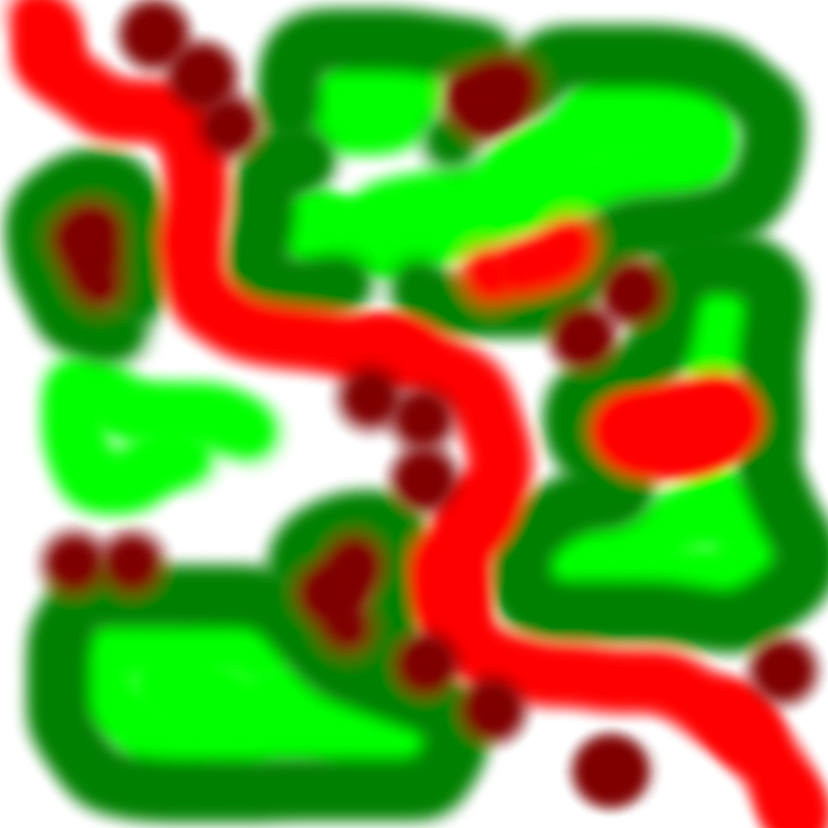
#> input picture img/bigGolfSpeed.png, 828 x 828 px
$ python golfScanPOMCP.py
#> lines starting #> are read from the running program, lines starting #| are printed output that depends on the picture
### ToyExperiments/golfHuman/golfScanSpec.py
import numpy as np
from copy import deepcopy
import sys
import matplotlib.pyplot as plt
sys.path.append("../src");
from PIL import Image


numActs= 4;
numObs = 2;
gamma = .95;
maxTime = 2;
maxDepth = 15;
c=1;
maxTreeQueries = 10000;
problemName = 'GolfScan'
agentSpeed = 50;
targetMaxSpeed = 15;
targetNoise = 5;
allSketches = [];
availability = 0.95;
accuracy = .95;


bounds = [828-1,828-1];

speedMap = None;
useMap = None;

def initialize(ava,acc):
	speedImg = Image.open('../../img/bigGolfSpeed.png');
	speedImg = np.asarray(speedImg,dtype=np.int32);

	global speedMap
	global useMap

	speedMap = ((speedImg[:,:,1] - .5*speedImg[:,:,0])/255 + 1.05);

	speedMap = np.flip(speedMap,0);
	speedMap = np.transpose(speedMap)
	useMap = np.ones(shape=speedMap.shape);
	global allSketches
	allSketches = [];

	global numActs
	global numObs
	numActs = 4;
	numObs = 2;

	global availability
	global accuracy
	availability = ava;
	accuracy = acc;


	# plt.imshow(speedMap,origin='lower');
	# plt.show();


# [88 lines left out: functions addSketch, generate_s, not called in this run]


def dist(s):
	return np.sqrt((s[0]-s[2])**2 + (s[1]-s[3])**2);

# [141 lines left out: functions generate_r, generate_o, estimate_value, rollout, not called in this run]


def isTerminal(s,act):
	return False;


def distance(a,b):
	return np.sqrt((a[0]-b[0])**2 + (a[1]-b[1])**2)

def dist(s):
	return np.sqrt((s[0]-s[2])**2 + (s[1]-s[3])**2);

# [79 lines left out: function obs_weight, not called in this run]


# [12 lines that do not run on import are left out]

### ToyExperiments/golfHuman/golfScanPOMCP.py
import warnings
warnings.simplefilter("ignore")

import sys
sys.path.append('../../src');
from treeNode import Node
import numpy as np;
#from testProblemSpec import *;
from golfScanSpec import *;
import matplotlib.pyplot as plt

import cProfile
import time;
#from gaussianMixtures import GM,Gaussian
#from softmaxModels import Softmax;
from copy import deepcopy
import random
import time
from PIL import Image
from matplotlib.patches import Circle

class POMCP:

	def __init__(self):
	 	pass;


	# [150 lines left out: functions simulate, resampleNode, search, propogateAndMeasure, correctAgentLoc, not called in this run]


def runSims(sims = 10,steps = 10,verbosity = 1,simIdent = 'Test',vis=False):

#> called with sims = 1, steps = 100, verbosity = 1, simIdent = 'Test', vis = True
	global numActs;
	global availability
	global accuracy

	acs = [.3,.5,.7,.9,.95,.99];
	avas = [.3,.5,.7,.9,.95,.99]

	for ac in acs:
		for av in avas:
			accuracy = ac;
			availability = av;
			print("Starting Data Collection Run, Acc: {}, Ava: {}".format(ac,av));

			#set up data collection
			dataPackage = {'Meta':{'NumActs':numActs,'maxDepth':maxDepth,'c':c,'maxTreeQueries':maxTreeQueries,'maxTime':maxTime,'gamma':gamma,'numObs':numObs,'problemName':problemName,'agentSpeed':agentSpeed,'targetMaxSpeed':targetMaxSpeed,'targetNoise':targetNoise,'accuracy':accuracy,'availability':availability},'Data':[]}
			for i in range(0,sims):
				dataPackage['Data'].append({'Beliefs':[],'States':[],'Actions':[],'Observations':[],'Rewards':[],'TreeInfo':[]});


			#print("Starting Data Collection Run: {}".format(simIdent));

			#set up transition modes
			#initialize();

			potentialSketches = [[200,125],[675,280],[620,680],[375,650],[90,575],[490,730],[330,220],[530,560],[680,400],[170,710],[230,500],[500,410],[530,160],[780,50],[400,400]];
			sketchProbs = np.ones(shape=(len(potentialSketches)));
			sketchProbs /= sum(sketchProbs);

			allFirstCatches = [];
			#run individual sims


			for count in range(0,sims):
				initialize(accuracy,availability);
#> in initialize, speedImg is the input picture: PIL image 828x828 RGBA; mean R, G, B, A 69.2, 105.7, 0, 196.2
#> in initialize, `speedMap = ((speedImg[:,:,1] - .5*speedImg[:,:,0])/255 + 1.05);`:
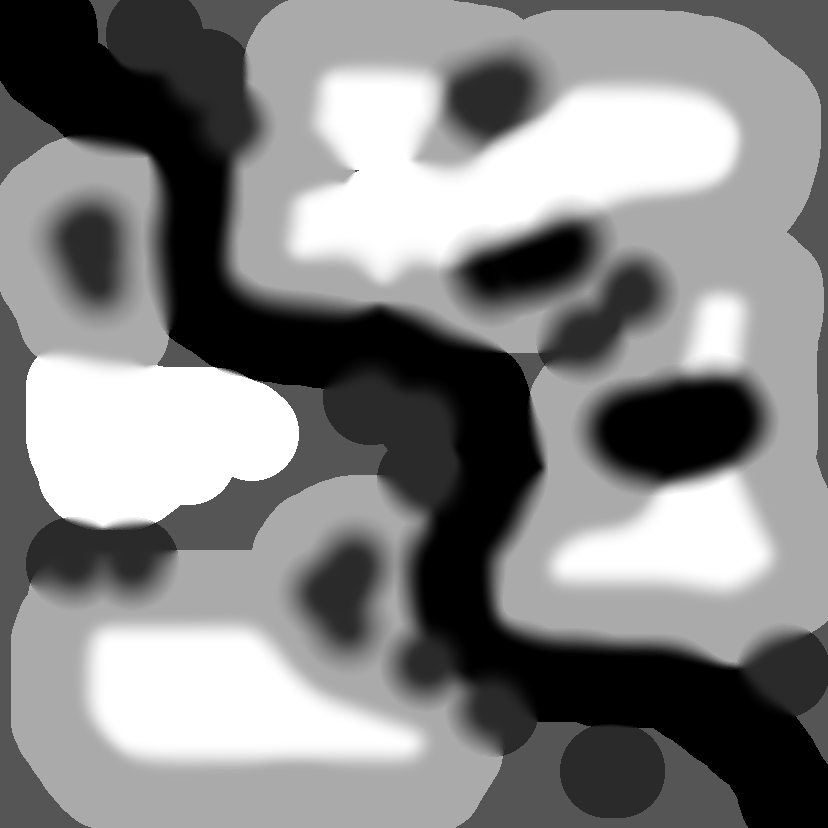
#> speedMap: shape (828, 828) float64; min 0.55, max 2.05, mean 1.33; drawn with min black and max white
#> in initialize, `speedMap = np.flip(speedMap,0);`:
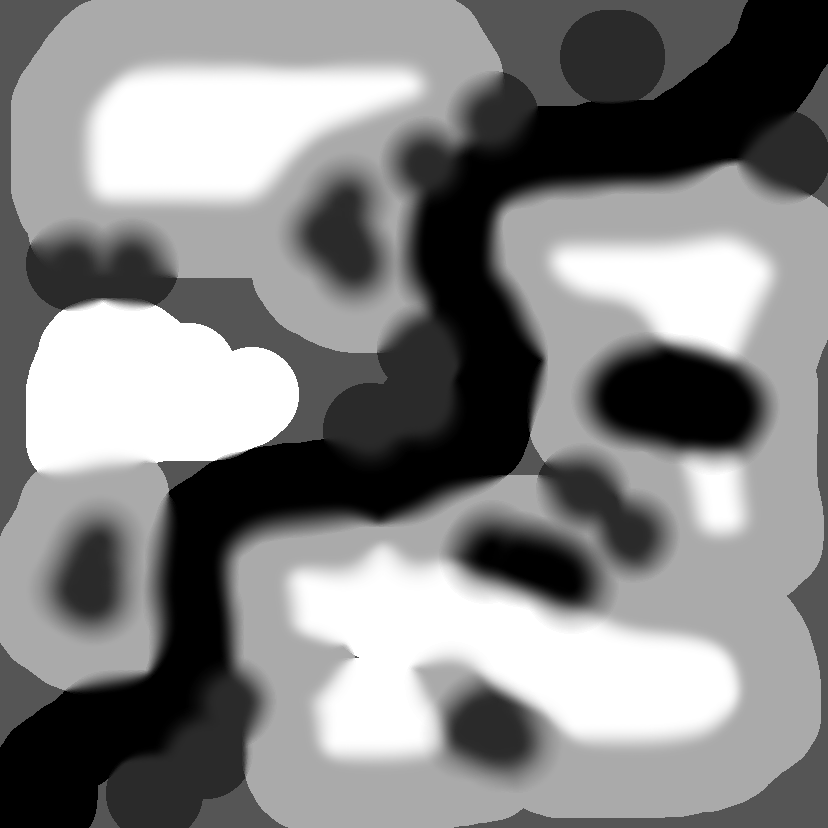
#> speedMap: shape (828, 828) float64; min 0.55, max 2.05, mean 1.33; drawn with min black and max white
#> in initialize, `speedMap = np.transpose(speedMap)`:
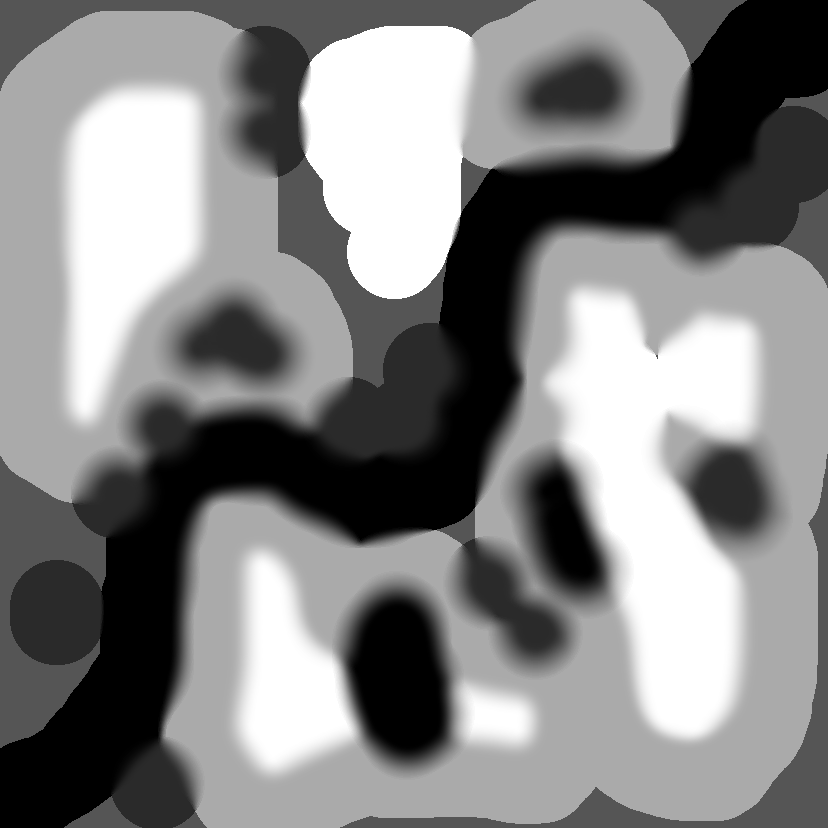
#> speedMap: shape (828, 828) float64; min 0.55, max 2.05, mean 1.33; drawn with min black and max white
				numActs = 4;
				np.random.seed(count+238987);
				#print("Simulation: {} of {}".format(count+1,sims));

				#Make Problem
				h = Node();
				solver = POMCP();
				if(vis and count==0):
					fig,ax = plt.subplots();
					img = Image.open('../../img/bigGolfOverhead.png');

				#Initialize Belief and State
				trueX = np.random.random()*bounds[0];
				trueY = np.random.random()*bounds[1];
				sSet = [];
				for i in range(0,maxTreeQueries):
					sSet.append([trueX,trueY,np.random.random()*bounds[0],np.random.random()*bounds[1],np.random.random()*targetMaxSpeed-targetMaxSpeed/2,np.random.random()*targetMaxSpeed-targetMaxSpeed/2]);

				trueS = sSet[np.random.choice([0,len(sSet)-1])];

				#For storage purposes, only the mean and sd of the belief are kept
				#dataPackage['Data'][count]['Beliefs'].append(sSet);
				mean = [sum([sSet[i][2] for i in range(0,len(sSet))])/len(sSet),sum([sSet[i][3] for i in range(0,len(sSet))])/len(sSet)];

				tmpBel = np.array(sSet);
				mean = [np.mean(tmpBel[:,2]),np.mean(tmpBel[:,3])];
				sd =  [np.std(tmpBel[:,2]),np.std(tmpBel[:,3])];
				dataPackage['Data'][count]['Beliefs'].append([mean,sd]);
				dataPackage['Data'][count]['States'].append(trueS);


				for step in range(0,steps):

					if(step%20 == 1):
						tmp = np.random.choice([i for i in range(0,len(potentialSketches))],p=sketchProbs);
						addSketch(potentialSketches[tmp]);
						numActs+=10;
						sketchProbs[tmp] = 0;
						sketchProbs /= sum(sketchProbs);


					act,info = solver.search(sSet,h,depth = min(maxDepth,steps-step+1),inform=True);
					trueS = generate_s(trueS,act,truth=True);
					r = max(0,generate_r(trueS,act));
					o = generate_o(trueS,act);


					if(sum(dataPackage['Data'][count]['Rewards']) == 0 and r!=0):
						allFirstCatches.append(step);

					# [5 lines of commented-out code are left out]

					tmpHAct = h.getChildByID(act);
					tmpHObs = tmpHAct.getChildByID(o);

					# [6 lines of commented-out code are left out]


					h = Node();
					sSet = propogateAndMeasure(sSet,act,o);
					correctAgentLoc(trueS,sSet);

					tmpBel = np.array(sSet);
					#print(h.data);
					#print([np.mean(tmpBel[:,0]),np.mean(tmpBel[:,1])])
					#print("");
					mean = [np.mean(tmpBel[:,2]),np.mean(tmpBel[:,3])];
					sd =  [np.std(tmpBel[:,2]),np.std(tmpBel[:,3])];

					#modeBels = [len(np.where(tmpBel[:,4] == 0)[0]), len(np.where(tmpBel[:,4] == 1)[0]),len(np.where(tmpBel[:,4] == 2)[0])];


					dataPackage['Data'][count]['Beliefs'].append([mean,sd]);
					dataPackage['Data'][count]['States'].append(trueS);
					dataPackage['Data'][count]['Actions'].append(act);
					dataPackage['Data'][count]['Observations'].append(o);
					dataPackage['Data'][count]['Rewards'].append(r);
					dataPackage['Data'][count]['TreeInfo'].append(info);
					#dataPackage['Data'][count]['ModeBels'].append(modeBels);

					if(vis and count == 0):
						ax.imshow(np.flip(img,0),origin='lower',zorder=1);
						ax.scatter(tmpBel[:,2],tmpBel[:,3],c=[1,0,0,0.25],marker='*',s=2,zorder=2)
						ax.scatter(trueS[0],trueS[1],c=[0,0,1],zorder=3,edgecolor='black');
						ax.scatter(trueS[2],trueS[3],c=[1,0,0],zorder=3,edgecolor='black');
						for p in allSketches:
							ax.add_patch(Circle((p[0],p[1]),75,edgecolor='k',facecolor=[0,0,0,0],zorder=3));
							ax.text(p[0],p[1],allSketches.index(p));
						#ax.arrow(trueS[0],trueS[1],trueS[0]-trueS[0],trueS[1]-trueS[1],edgecolor=[0,0,1],head_width = 0.25,facecolor =[0,0,.5]);
						#ax.arrow(trueS[2],trueS[3],trueS[2]-trueS[2],trueS[3]-trueS[3],edgecolor=[0,1,0],head_width = 0.25,facecolor = [0,.5,0]);
						ax.set_title("Step: {}".format(step))
						ax.axis('equal')
						plt.xlim([0,bounds[0]]);
						plt.ylim([0,bounds[1]]);
						#ax.axis('off')
						plt.pause(0.001)

						plt.cla();


				if(sum(dataPackage['Data'][count]['Rewards']) == 0):
					allFirstCatches.append(100);

				# [5 lines of commented-out code are left out]
				np.save('../../data/dataGolfScan_{}_{}_{}'.format(availability,accuracy,simIdent),dataPackage)

	#save all data


if __name__ == '__main__':

	#np.random.seed(2)

	if(len(sys.argv) > 1):
		runSims(int(sys.argv[1]),int(sys.argv[2]),simIdent=sys.argv[3]);
	else:
		runSims(1,100,vis=True);
#> (the call stopped at in runSims, `h = Node();`: treeNode is not available in this run)

$ run again, with img/golfSpeed.png copied over img/bigGolfSpeed.png
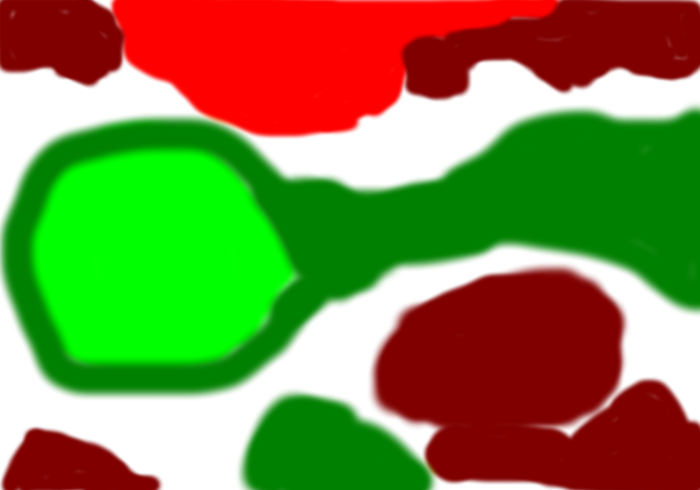
#> input picture img/golfSpeed.png, 1400 x 980 px (shown at 1/2 size)
#> in initialize, speedImg is the input picture: PIL image 1400x980 RGBA; mean R, G, B, A 62.9, 71.8, 0, 189.4
#> speedImg: shape (980, 1400, 4) int32
#> in initialize, `speedMap = np.flip(speedMap,0);`:
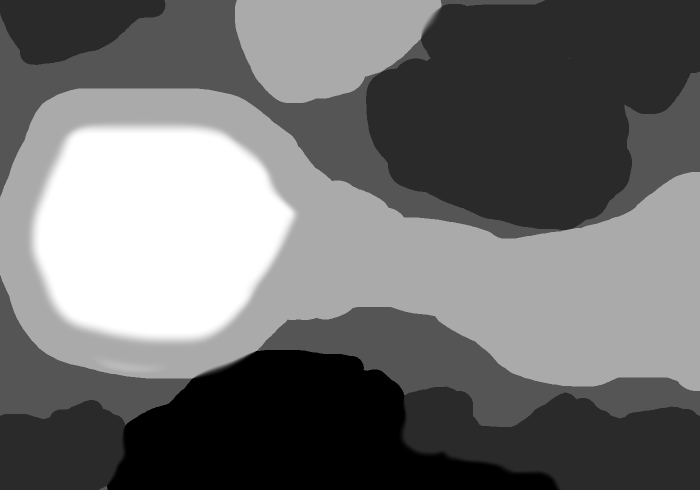
#> speedMap: shape (980, 1400) float64 (shown at 1/2 size); min 0.55, max 2.05, mean 1.21; drawn with min black and max white
#> in initialize, `speedMap = np.transpose(speedMap)`:
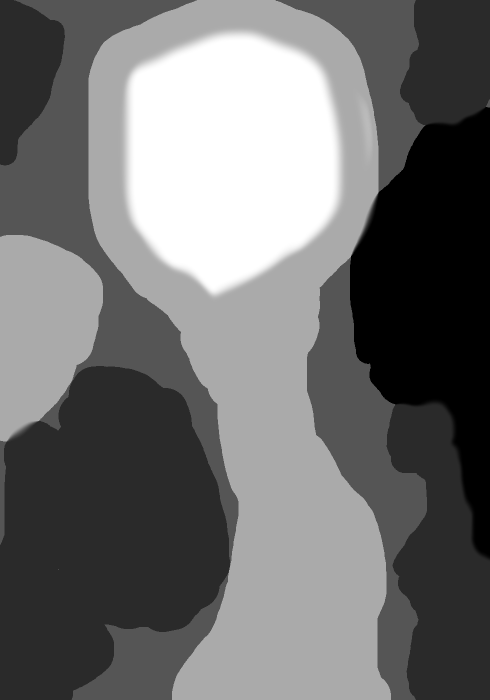
#> speedMap: shape (1400, 980) float64 (shown at 1/2 size); min 0.55, max 2.05, mean 1.21; drawn with min black and max white
